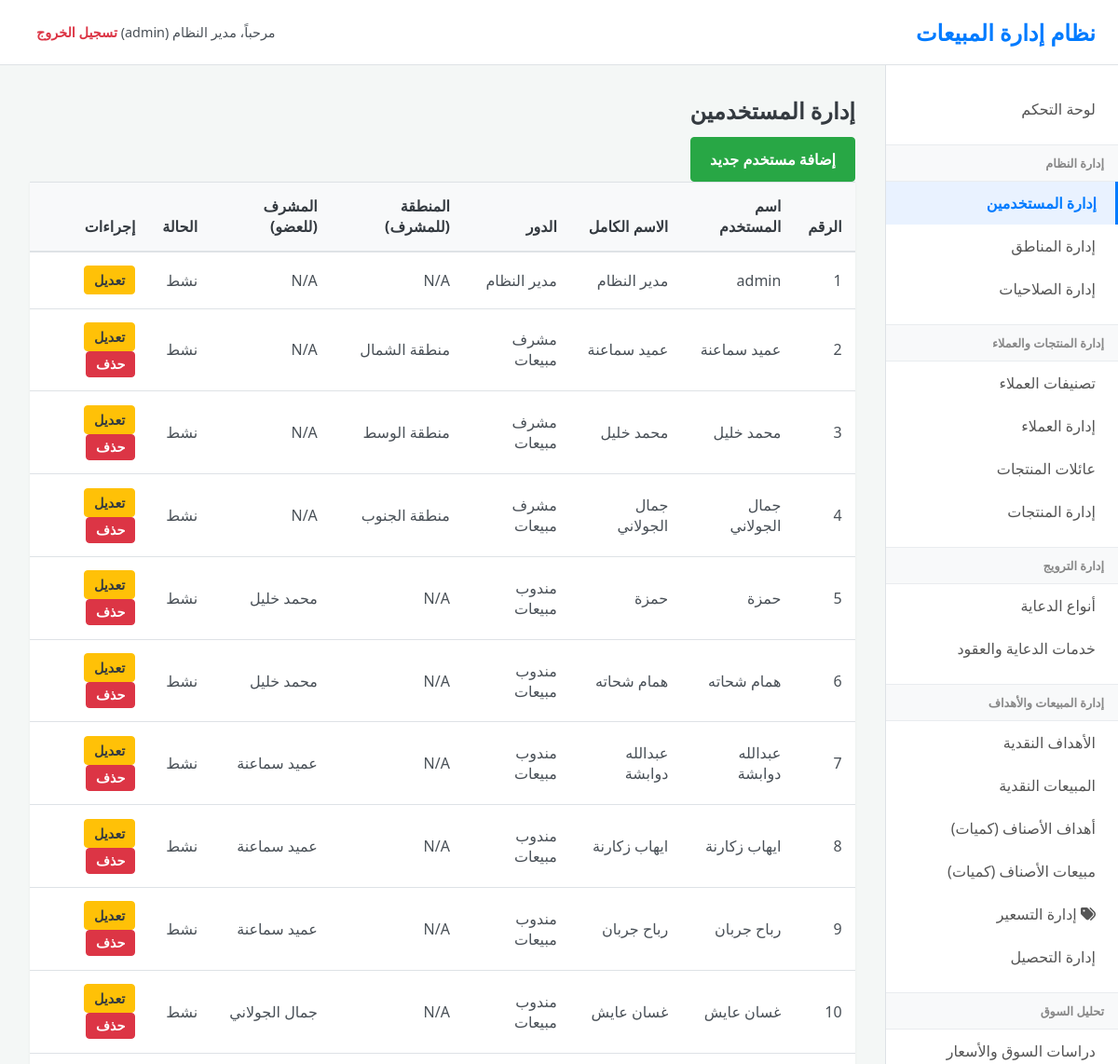
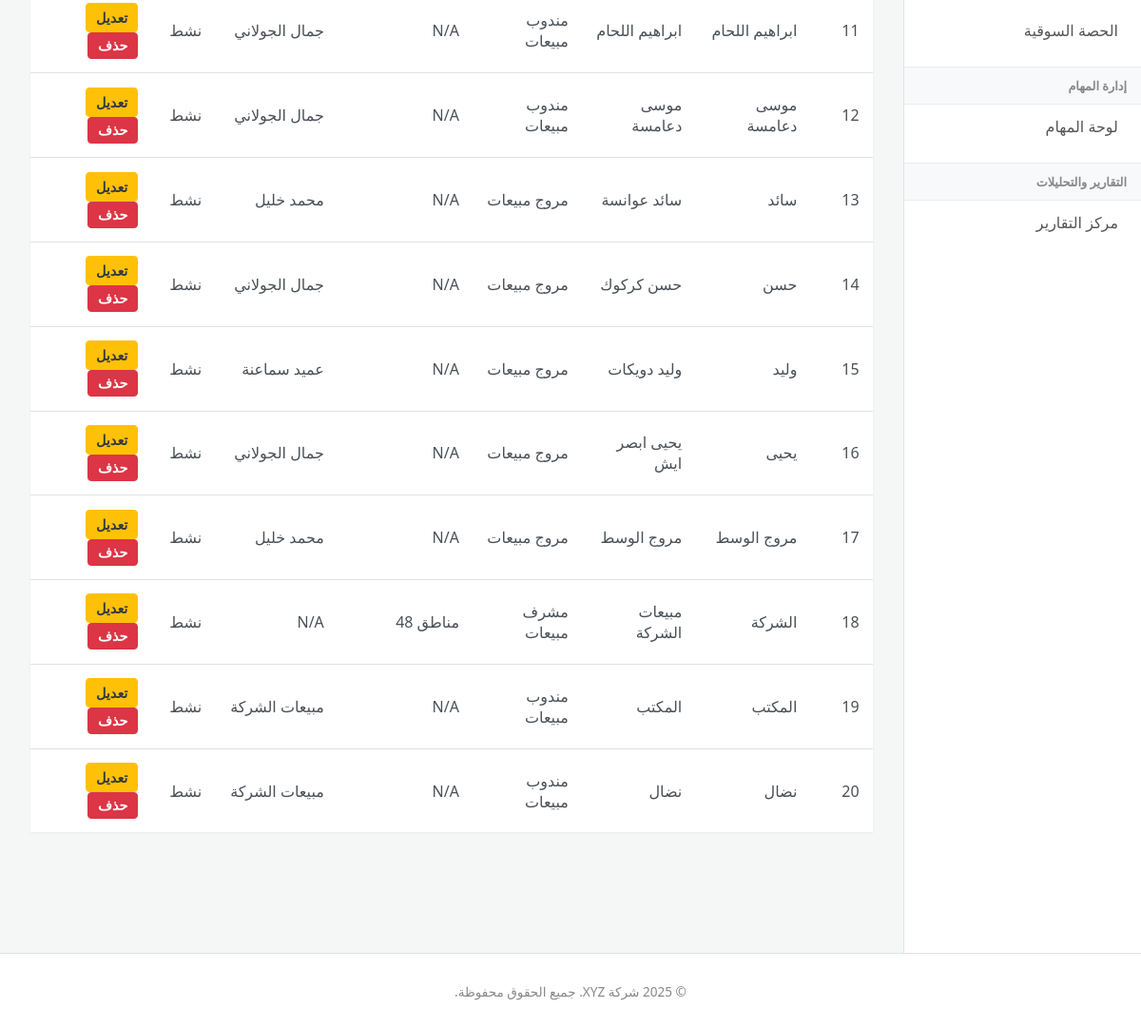
The app's page /index.php?page=users (signed in) with its own data (2 pictures, top to bottom).
### tables this page shows
CREATE TABLE IF NOT EXISTS `users` (
  `user_id` int NOT NULL AUTO_INCREMENT,
  `username` varchar(50) NOT NULL,
  `password_hash` varchar(255) NOT NULL,
  `full_name` varchar(100) NOT NULL,
  `role` enum('admin','supervisor','representative','promoter') NOT NULL,
  `region_id` int DEFAULT NULL,
  `supervisor_id` int DEFAULT NULL,
  `is_active` tinyint(1) DEFAULT '1',
  `created_at` timestamp NULL DEFAULT CURRENT_TIMESTAMP,
  `updated_at` timestamp NULL DEFAULT CURRENT_TIMESTAMP ON UPDATE CURRENT_TIMESTAMP,
  PRIMARY KEY (`user_id`),
  UNIQUE KEY `username` (`username`),
  KEY `region_id` (`region_id`),
  KEY `supervisor_id` (`supervisor_id`)
);

CREATE TABLE IF NOT EXISTS `regions` (
  `region_id` int NOT NULL AUTO_INCREMENT,
  `name` varchar(100) NOT NULL,
  `description` text,
  `created_at` timestamp NULL DEFAULT CURRENT_TIMESTAMP,
  `updated_at` timestamp NULL DEFAULT CURRENT_TIMESTAMP ON UPDATE CURRENT_TIMESTAMP,
  PRIMARY KEY (`region_id`),
  UNIQUE KEY `name` (`name`)
);

### controllers/users.php (called while the page is built, shortened)
<?php
$action = $_GET['action'] ?? 'list';
$roles_translation = [
    'admin' => 'مدير النظام',
    'supervisor' => 'مشرف مبيعات',
    'representative' => 'مندوب مبيعات',
    'promoter' => 'مروج مبيعات'
];
switch ($action) {
    case 'list':
    default:
        $page_title = "إدارة المستخدمين";
        $stmt_users = $pdo->query("SELECT u.*, r.name as region_name, sup.full_name as supervisor_name
                                   FROM users u
                                   LEFT JOIN regions r ON u.region_id = r.region_id
                                   LEFT JOIN users sup ON u.supervisor_id = sup.user_id
                                   ORDER BY u.user_id ASC");
        $users = $stmt_users->fetchAll();
        break;
}
include 'views/layout.php';

### views/users/list.php (the view, shortened to what this page needs)
<h2><?php echo htmlspecialchars($page_title); ?></h2>
<a href="index.php?page=users&action=add" class="button-link add-btn">إضافة مستخدم جديد</a>
<table>
    <thead>
        <tr>
            <th>الرقم</th>
            <th>اسم المستخدم</th>
            <th>الاسم الكامل</th>
            <th>الدور</th>
            <th>المنطقة (للمشرف)</th>
            <th>المشرف (للعضو)</th>
            <th>الحالة</th>
            <th>إجراءات</th>
        </tr>
    </thead>
    <tbody>
        <?php foreach ($users as $user): ?>
        <tr>
            <td><?php echo htmlspecialchars($user['user_id']); ?></td>
            <td><?php echo htmlspecialchars($user['username']); ?></td>
            <td><?php echo htmlspecialchars($user['full_name']); ?></td>
            <td><?php echo htmlspecialchars($roles_translation[$user['role']] ?? $user['role']); ?></td>
            <td><?php echo htmlspecialchars($user['region_name'] ?? 'N/A'); ?></td>
            <td><?php echo htmlspecialchars($user['supervisor_name'] ?? 'N/A'); ?></td>
            <td><?php echo $user['is_active'] ? 'نشط' : 'غير نشط'; ?></td>
            <td>
                <a href="index.php?page=users&action=edit&id=<?php echo $user['user_id']; ?>" class="button-link edit-btn">تعديل</a>
                <?php if ($user['user_id'] != 1 && $user['user_id'] != $_SESSION['user_id']): ?>
                <form action="actions/user_delete.php" method="POST" style="display:inline;" onsubmit="return confirm('هل أنت متأكد من رغبتك في حذف هذا المستخدم؟');">
                    <button type="submit" class="button-link delete-btn">حذف</button>
                </form>
                <?php endif; ?>
            </td>
        </tr>
        <?php endforeach; ?>
    </tbody>
</table>

### css/style.css (style rules this page uses)
:root { --primary-color: #007bff; --secondary-color: #6c757d; --success-color: #28a745; --danger-color: #dc3545; --warning-color: #ffc107; --info-color: #17a2b8; --light-color: #f8f9fa; --dark-color: #343a40; --text-color: #495057; --border-color: #dee2e6; --body-bg: #f4f7f6; --sidebar-bg: #ffffff; --header-bg: #ffffff; --font-family: 'Tahoma', 'Segoe UI', sans-serif; }
* { box-sizing: border-box; }
body { font-family: var(--font-family); background-color: var(--body-bg); margin: 0; padding: 0; color: var(--text-color); font-size: 16px; direction: rtl; }
a { color: var(--primary-color); text-decoration: none; transition: color 0.3s ease; }
h1, h2, h3, h4, h5, h6 { color: var(--dark-color); margin-top: 0; margin-bottom: 0.75rem; }
.button-link, .btn { display: inline-block; font-weight: 600; text-align: center; vertical-align: middle; cursor: pointer; user-select: none; background-color: var(--primary-color); border: 1px solid var(--primary-color); padding: 0.75rem 1.25rem; font-size: 1rem; border-radius: 0.25rem; color: #fff; transition: all 0.15s ease-in-out; }
.button-link.add-btn { background-color: var(--success-color); border-color: var(--success-color); }
.button-link.edit-btn { background-color: var(--warning-color); border-color: var(--warning-color); color: var(--dark-color); padding: 5px 10px; font-size: 0.9em; }
.button-link.delete-btn { background-color: var(--danger-color); border-color: var(--danger-color); padding: 5px 10px; font-size: 0.9em; }
table { width: 100%; margin-bottom: 1rem; color: var(--text-color); border-collapse: collapse; background-color: #fff; box-shadow: 0 1px 3px rgba(0,0,0,0.05); }
table th, table td { padding: 0.9rem; vertical-align: middle; border-top: 1px solid var(--border-color); text-align: right; }
table thead th { vertical-align: bottom; border-bottom: 2px solid var(--border-color); background-color: var(--light-color); font-weight: 600; color: var(--dark-color); }

### records on screen
users: user_id "1", username "admin", full_name "مدير النظام", role "مدير النظام", region_name "N/A", supervisor_name "N/A", is_active "نشط"
users: user_id "2", username "عميد سماعنة", full_name "عميد سماعنة", role "مشرف مبيعات", region.name "منطقة الشمال", supervisor_name "N/A", is_active "نشط"
users: user_id "3", username "محمد خليل", full_name "محمد خليل", role "مشرف مبيعات", region.name "منطقة الوسط", supervisor_name "N/A", is_active "نشط"
users: user_id "4", username "جمال الجولاني", full_name "جمال الجولاني", role "مشرف مبيعات", region.name "منطقة الجنوب", supervisor_name "N/A", is_active "نشط"
users: user_id "5", username "حمزة", full_name "حمزة", role "مندوب مبيعات", region_name "N/A", supervisor.full_name "محمد خليل", is_active "نشط"
users: user_id "6", username "همام شحاته", full_name "همام شحاته", role "مندوب مبيعات", region_name "N/A", supervisor.full_name "محمد خليل", is_active "نشط"
users: user_id "7", username "عبدالله دوابشة", full_name "عبدالله دوابشة", role "مندوب مبيعات", region_name "N/A", supervisor.full_name "عميد سماعنة", is_active "نشط"
users: user_id "8", username "ايهاب زكارنة", full_name "ايهاب زكارنة", role "مندوب مبيعات", region_name "N/A", supervisor.full_name "عميد سماعنة", is_active "نشط"
users: user_id "9", username "رباح جربان", full_name "رباح جربان", role "مندوب مبيعات", region_name "N/A", supervisor.full_name "عميد سماعنة", is_active "نشط"
users: user_id "10", username "غسان عايش", full_name "غسان عايش", role "مندوب مبيعات", region_name "N/A", supervisor.full_name "جمال الجولاني", is_active "نشط"
users: user_id "11", username "ابراهيم اللحام", full_name "ابراهيم اللحام", role "مندوب مبيعات", region_name "N/A", supervisor.full_name "جمال الجولاني", is_active "نشط"
users: user_id "12", username "موسى دعامسة", full_name "موسى دعامسة", role "مندوب مبيعات", region_name "N/A", supervisor.full_name "جمال الجولاني", is_active "نشط"
users: user_id "13", username "سائد", full_name "سائد عوانسة", role "مروج مبيعات", region_name "N/A", supervisor.full_name "محمد خليل", is_active "نشط"
users: user_id "14", username "حسن", full_name "حسن كركوك", role "مروج مبيعات", region_name "N/A", supervisor.full_name "جمال الجولاني", is_active "نشط"
users: user_id "15", username "وليد", full_name "وليد دويكات", role "مروج مبيعات", region_name "N/A", supervisor.full_name "عميد سماعنة", is_active "نشط"
users: user_id "16", username "يحيى", full_name "يحيى ابصر ايش", role "مروج مبيعات", region_name "N/A", supervisor.full_name "جمال الجولاني", is_active "نشط"
users: user_id "17", username "مروج الوسط", full_name "مروج الوسط", role "مروج مبيعات", region_name "N/A", supervisor.full_name "محمد خليل", is_active "نشط"
users: user_id "18", username "الشركة", full_name "مبيعات الشركة", role "مشرف مبيعات", region.name "مناطق 48", supervisor_name "N/A", is_active "نشط"
users: user_id "19", username "المكتب", full_name "المكتب", role "مندوب مبيعات", region_name "N/A", supervisor.full_name "مبيعات الشركة", is_active "نشط"
users: user_id "20", username "نضال", full_name "نضال", role "مندوب مبيعات", region_name "N/A", supervisor.full_name "مبيعات الشركة", is_active "نشط"

### other values on screen
$_SESSION['full_name'] "مدير النظام"
$_SESSION['user_role'] "admin"
$page_title "إدارة المستخدمين"
